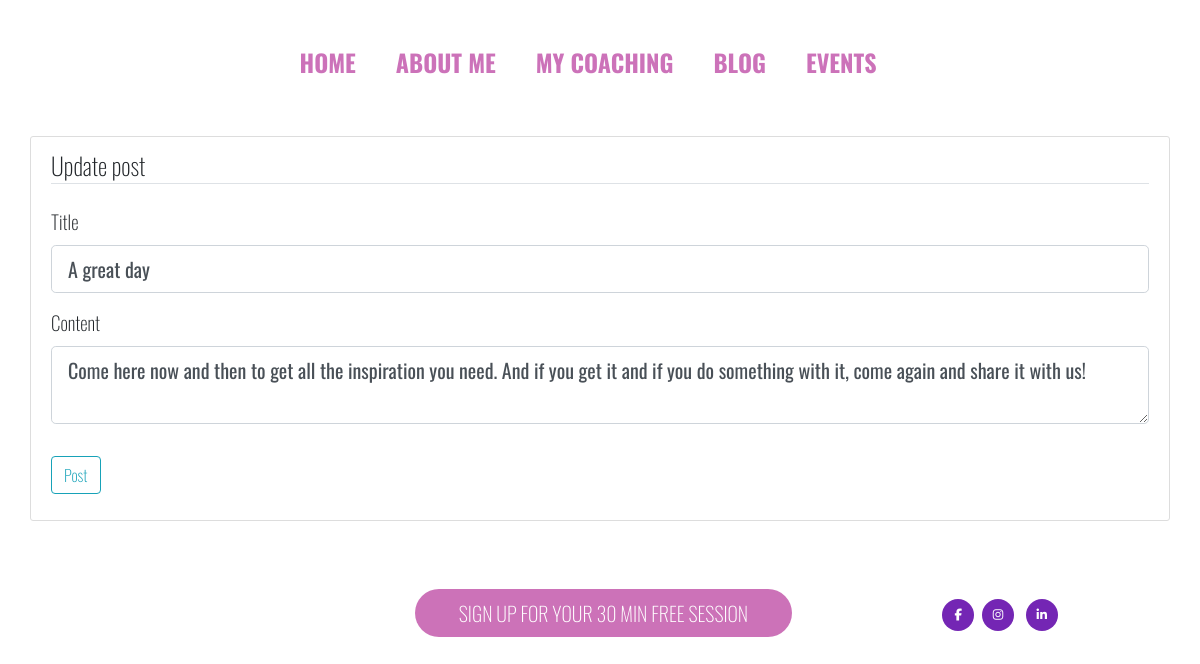
/post/2/update (signed in), run on the app's committed database.
### flaskblog/models.py (models this page shows, shortened)
class Post(db.Model):
    id = db.Column(db.Integer, primary_key=True)
    title = db.Column(db.String(100), nullable=False)
    date_posted = db.Column(db.DateTime, nullable=False, default=datetime.utcnow)
    content = db.Column(db.Text, nullable=False)
    user_id = db.Column(db.Integer, db.ForeignKey('user.id'), nullable=False)

### flaskblog/routes.py (the view)
@app.route('/post/<int:post_id>/update', methods=['GET', 'POST'])
@login_required
def update_post(post_id):
    post = Post.query.get_or_404(post_id)
    if post.author != current_user:
        abort(403)
    form = PostForm()
    if form.validate_on_submit():
        post.title = form.title.data
        post.content = form.content.data
        db.session.commit()
        flash('Your post has been updated!', 'success')
        return redirect(url_for('blog', post_id=post.id))
    elif request.method == 'GET':
        form.title.data = post.title
        form.content.data = post.content
    return render_template(
        'create_post.html', title='Update post',
        form=form, legend='Update post')

### flaskblog/forms.py
class PostForm(FlaskForm):
    title = StringField('Title', validators=[DataRequired()])
    content = TextAreaField('Content', validators=[DataRequired()])
    submit = SubmitField('Post')

### flaskblog/models.py (called while the page is built)
@login_manager.user_loader
def load_user(user_id):
    return User.query.get(int(user_id))

### flaskblog/templates/create_post.html (shortened to what this page needs)
{% extends 'layout.html' %}
{% block content %}
    <div class="content-section">
        <form method= "POST" action="">
            <fieldset class="form-group">
                <legend class="border-bottom mb-4">{{ legend }}</legend>
                 <div class="form-group">
                    {{ form.title.label(class="form-control-label") }}
                    {% if form.title.errors %}
                        {{ form.title(class="form-control form-control-lg is-invalid") }}
                        <div class="invalid-feedback">
                            {% for error in form.title.errors %}
                                <span>{{ error }}</span>
                            {% endfor %}
                        </div>
                    {% else %}
                        {{ form.title(class="form-control form-control-lg") }}
                    {% endif %}
                </div>
                <div class="form-group">
                    {{ form.content.label(class="form-control-label") }}
                    {% if form.content.errors %}
                        {{ form.content(class="form-control form-control-lg is-invalid") }}
                        <div class="invalid-feedback">
                            {% for error in form.content.errors %}
                                <span>{{ error }}</span>
                            {% endfor %}
                        </div>
                    {% else %}
                        {{ form.content(class="form-control form-control-lg") }}
                    {% endif %}
                </div>
            </fieldset>
            <div class="form-group">
                {{ form.submit(class='btn btn-outline-info') }}
            </div>
        </form>
    </div>
{% endblock content %}

### flaskblog/static/css/main.css (style rules this page uses)
.btn { font-weight: 200; }
.content-section { background: #ffffff; padding: 10px 20px; border: 1px solid #dddddd; border-radius: 3px; margin-bottom: 20px; }
label { font-size: 1.2rem; }

### data on the page
Post: title "A great day", content "Come here now and then to get all the inspiration you need. And if you get it and if you do something with it, come again and share it with us!"

### other printed values
{{ legend }} "Update post"
